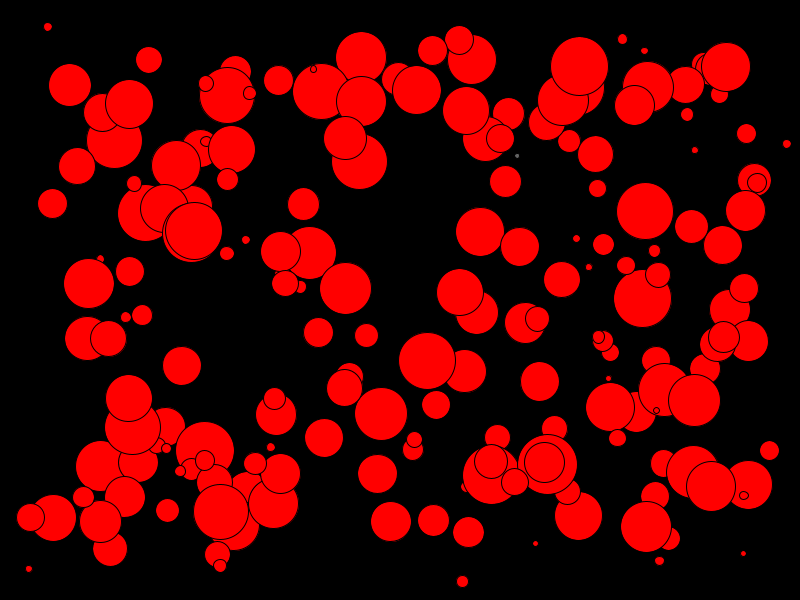
Frame 1 (no input)
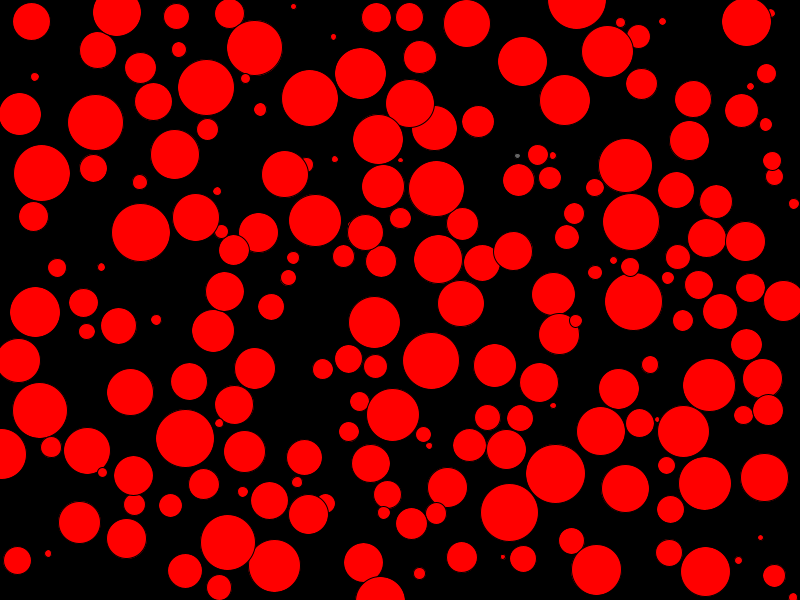
Frame 60 (the mouse pressed at the canvas centre just before this capture)
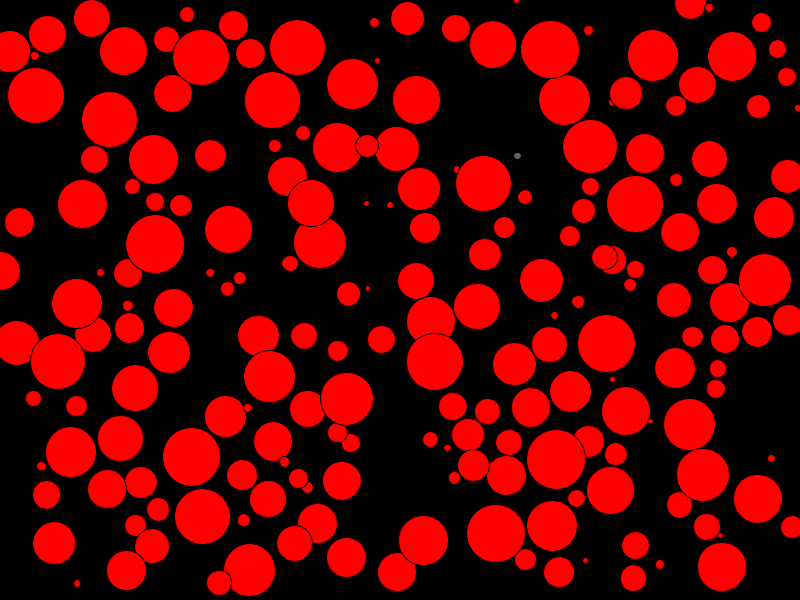
Frame 120 (the mouse held since frame 60 and released just before this capture)

The Processing sketch that drew these frames (run headless with seeded random() and noise(); from frame 60 on, the mouse is pressed at the canvas centre):

// Processing sketch: balls_and_black_holes
// ── balls_and_black_holes.pde
BouncyBall[] balls = new BouncyBall[200];
BlackHole h;


void setup() {
  size(800, 600);
  h = new BlackHole();
  for (int i = 0; i < balls.length; i++) {
    balls[i] = new BouncyBall(random(5, 60), random(.1, 10));
  }
}

void draw() {
  background(0);

  for (int i = 0; i < balls.length; i++) {
    h.consumes(balls[i]);
    balls[i].display();
    balls[i].isSuckedIn(h);
    balls[i].move();
    balls[i].wallBounce();
    for (int j=0;j<balls.length;j++){
    if(i!=j){
      balls[j].collide(balls[i]) ;  
    }  
  }
    
  }
  h.display();
}


// ── black_hole_class.pde
class BlackHole {
  PVector loc;
  float sz;

  BlackHole() {
    loc = new PVector(random(width), random(height));
    sz = 5;
  }

  void display() {
    fill(100);
    ellipse(loc.x, loc.y, sz, sz);
  }

  void consumes(BouncyBall food) {
    if (loc.dist(food.loc) < sz/2 + food.sz/2) {
     
      food.teleport();
      sz+=food.sz/100;
      
    }
  }
}


// ── bouncing_ball_class.pde
class BouncyBall {
  PVector loc, vel, acc;
  float sz;
  float speed;
  float hue;

  BouncyBall(float tempsz, float tempspeed) {
    sz = tempsz;
    speed = tempspeed;
    loc = new PVector(random(sz, width-sz), random(sz, height-sz));
    vel = PVector.random2D();
    acc = new PVector();
  
  }

  void display() {
    fill(255,0,0);
    ellipse(loc.x, loc.y, sz, sz);
  }
  void move() {
    vel.add(acc);
    loc.add(vel);
  }
  void wallBounce() {
    if (loc.x + sz/2 > width) {
      vel.x = -abs(vel.x);
    } 
    if (loc.x - sz/2 < 0) {
      vel.x = abs(vel.x);
    }
    if (loc.y + sz/2 > height) {
      vel.y = -abs(vel.y);
    }
    if (loc.y - sz/2 < 0) {
      vel.y = abs(vel.y);
    }
  }

  void collide(BouncyBall other) {
    if (loc.dist(other.loc) < sz/2 + other.sz/2) {
      vel = PVector.sub(loc, other.loc);
      vel.setMag(speed);
    }
  }
  void goAway() {
    loc.set(width*10, height*10);
    vel.set(0, 0);
  }
  void teleport() {
    loc.set(random(0,800), random(0,600));
    vel = PVector.random2D();
  }

  void isSuckedIn(BlackHole doom) {
    acc = PVector.sub(doom.loc, loc);
    acc.setMag(.01);
  }
}
